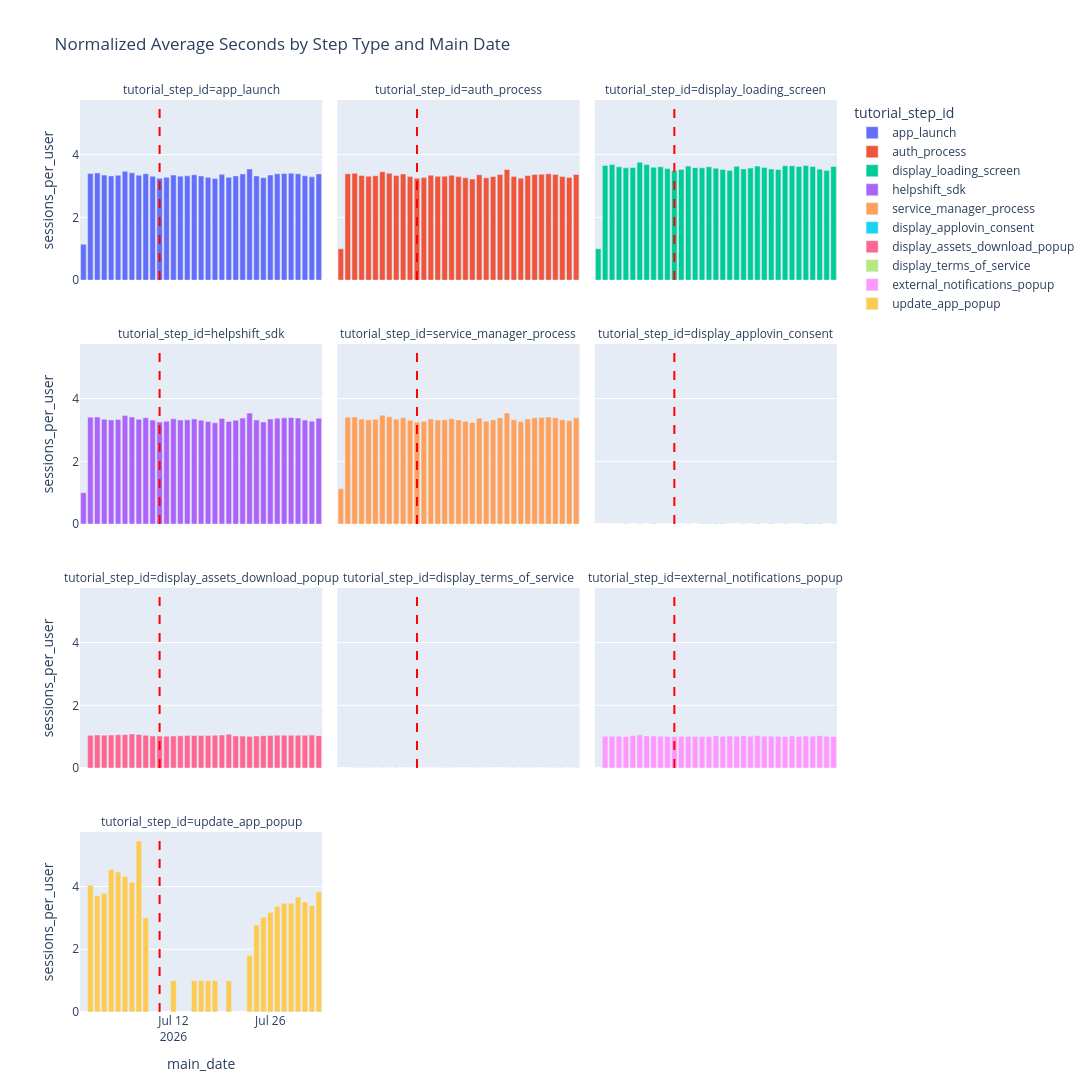

The cell this chart's notebook holds for it:
### Markdown cell above
#### AND

### Code cell
fig = px.bar(data_bootstrap_agg_cmpt[data_bootstrap_agg_cmpt.platform == 'AND'], 
              x='main_date', 
              y='sessions_per_user',
              color='tutorial_step_id',
              title='Normalized Average Seconds by Step Type and Main Date',
              facet_col='tutorial_step_id',
              facet_col_wrap=3,
              width=1400,
              height=1200,
              hover_data={'unique_users': True, 'main_date': True, 'tutorial_step_id': True, 'sessions_per_user':True},
)

# draw a vertical line at the date 2026-07-10 to indicate the start of the cohort window
fig.add_vline(x='2026-07-10', line_dash="dash", line_color="red")

fig.show()

### Figure 1 — Plotly figure (JSON) as saved in the notebook; plotly's stock layout.template omitted (floating-point values rounded to 4 significant figures)
{"data": [{"customdata": [[7, "app_launch"], [30936, "app_launch"], [30617, "app_launch"], [30585, "app_launch"], [30079, "app_launch"], [29396, "app_launch"], [30328, "app_launch"], [30255, "app_launch"], [30525, "app_launch"], [30294, "app_launch"], [30241, "app_launch"], [29783, "app_launch"], [29356, "app_launch"], [30014, "app_launch"], [29916, "app_launch"], [29977, "app_launch"], [29469, "app_launch"], [29151, "app_launch"], [28878, "app_launch"], [28508, "app_launch"], [28878, "app_launch"], [28879, "app_launch"], [28760, "app_launch"], [28614, "app_launch"], [28478, "app_launch"], [27947, "app_launch"], [27400, "app_launch"], [28187, "app_launch"], [27800, "app_launch"], [27580, "app_launch"], [27444, "app_launch"], [27136, "app_launch"], [26889, "app_launch"], [26181, "app_launch"], [26669, "app_launch"]], "hovertemplate": "tutorial_step_id=%{customdata[1]}<br>main_date=%{x}<br>sessions_per_user=%{y}<br>unique_users=%{customdata[0]}<extra></extra>", "legendgroup": "app_launch", "marker": {"color": "#636efa", "pattern": {"shape": ""}}, "name": "app_launch", "orientation": "v", "showlegend": true, "textposition": "auto", "type": "bar", "x": ["2026-06-29", "2026-06-30", "2026-07-01", "2026-07-02", "2026-07-03", "2026-07-04", "2026-07-05", "2026-07-06", "2026-07-07", "2026-07-08", "2026-07-09", "2026-07-10", "2026-07-11", "2026-07-12", "2026-07-13", "2026-07-14", "2026-07-15", "2026-07-16", "2026-07-17", "2026-07-18", "2026-07-19", "2026-07-20", "2026-07-21", "2026-07-22", "2026-07-23", "2026-07-24", "2026-07-25", "2026-07-26", "2026-07-27", "2026-07-28", "2026-07-29", "2026-07-30", "2026-07-31", "2026-08-01", "2026-08-02"], "xaxis": "x10", "y": [1.143, 3.403, 3.417, 3.349, 3.323, 3.34, 3.47, 3.42, 3.345, 3.392, 3.31, 3.249, 3.276, 3.35, 3.315, 3.324, 3.359, 3.321, 3.277, 3.238, 3.373, 3.277, 3.323, 3.385, 3.542, 3.323, 3.267, 3.35, 3.389, 3.398, 3.411, 3.39, 3.325, 3.292, 3.387], "yaxis": "y10"}, {"customdata": [[9, "auth_process"], [30887, "auth_process"], [30566, "auth_process"], [30541, "auth_process"], [30042, "auth_process"], [29342, "auth_process"], [30270, "auth_process"], [30198, "auth_process"], [30475, "auth_process"], [30243, "auth_process"], [30188, "auth_process"], [29725, "auth_process"], [29321, "auth_process"], [29958, "auth_process"], [29851, "auth_process"], [29920, "auth_process"], [29426, "auth_process"], [29103, "auth_process"], [28824, "auth_process"], [28452, "auth_process"], [28824, "auth_process"], [28805, "auth_process"], [28714, "auth_process"], [28568, "auth_process"], [28416, "auth_process"], [27889, "auth_process"], [27360, "auth_process"], [28131, "auth_process"], [27771, "auth_process"], [27558, "auth_process"], [27409, "auth_process"], [27107, "auth_process"], [26857, "auth_process"], [26161, "auth_process"], [26647, "auth_process"]], "hovertemplate": "tutorial_step_id=%{customdata[1]}<br>main_date=%{x}<br>sessions_per_user=%{y}<br>unique_users=%{customdata[0]}<extra></extra>", "legendgroup": "auth_process", "marker": {"color": "#EF553B", "pattern": {"shape": ""}}, "name": "auth_process", "orientation": "v", "showlegend": true, "textposition": "auto", "type": "bar", "x": ["2026-06-29", "2026-06-30", "2026-07-01", "2026-07-02", "2026-07-03", "2026-07-04", "2026-07-05", "2026-07-06", "2026-07-07", "2026-07-08", "2026-07-09", "2026-07-10", "2026-07-11", "2026-07-12", "2026-07-13", "2026-07-14", "2026-07-15", "2026-07-16", "2026-07-17", "2026-07-18", "2026-07-19", "2026-07-20", "2026-07-21", "2026-07-22", "2026-07-23", "2026-07-24", "2026-07-25", "2026-07-26", "2026-07-27", "2026-07-28", "2026-07-29", "2026-07-30", "2026-07-31", "2026-08-01", "2026-08-02"], "xaxis": "x11", "y": [1.0, 3.395, 3.407, 3.336, 3.309, 3.326, 3.455, 3.407, 3.333, 3.382, 3.305, 3.246, 3.269, 3.345, 3.308, 3.313, 3.343, 3.3, 3.26, 3.221, 3.359, 3.264, 3.302, 3.369, 3.529, 3.307, 3.248, 3.336, 3.368, 3.379, 3.392, 3.369, 3.308, 3.273, 3.367], "yaxis": "y11"}, {"customdata": [[4, "display_loading_screen"], [29960, "display_loading_screen"], [29761, "display_loading_screen"], [29783, "display_loading_screen"], [29325, "display_loading_screen"], [28679, "display_loading_screen"], [29517, "display_loading_screen"], [29535, "display_loading_screen"], [29620, "display_loading_screen"], [29397, "display_loading_screen"], [29241, "display_loading_screen"], [28796, "display_loading_screen"], [28378, "display_loading_screen"], [29020, "display_loading_screen"], [29016, "display_loading_screen"], [29061, "display_loading_screen"], [28555, "display_loading_screen"], [28185, "display_loading_screen"], [27928, "display_loading_screen"], [27603, "display_loading_screen"], [28139, "display_loading_screen"], [27953, "display_loading_screen"], [27867, "display_loading_screen"], [27744, "display_loading_screen"], [27202, "display_loading_screen"], [26716, "display_loading_screen"], [26414, "display_loading_screen"], [27199, "display_loading_screen"], [27182, "display_loading_screen"], [27081, "display_loading_screen"], [26855, "display_loading_screen"], [26594, "display_loading_screen"], [26387, "display_loading_screen"], [25829, "display_loading_screen"], [26318, "display_loading_screen"]], "hovertemplate": "tutorial_step_id=%{customdata[1]}<br>main_date=%{x}<br>sessions_per_user=%{y}<br>unique_users=%{customdata[0]}<extra></extra>", "legendgroup": "display_loading_screen", "marker": {"color": "#00cc96", "pattern": {"shape": ""}}, "name": "display_loading_screen", "orientation": "v", "showlegend": true, "textposition": "auto", "type": "bar", "x": ["2026-06-29", "2026-06-30", "2026-07-01", "2026-07-02", "2026-07-03", "2026-07-04", "2026-07-05", "2026-07-06", "2026-07-07", "2026-07-08", "2026-07-09", "2026-07-10", "2026-07-11", "2026-07-12", "2026-07-13", "2026-07-14", "2026-07-15", "2026-07-16", "2026-07-17", "2026-07-18", "2026-07-19", "2026-07-20", "2026-07-21", "2026-07-22", "2026-07-23", "2026-07-24", "2026-07-25", "2026-07-26", "2026-07-27", "2026-07-28", "2026-07-29", "2026-07-30", "2026-07-31", "2026-08-01", "2026-08-02"], "xaxis": "x12", "y": [1.0, 3.658, 3.684, 3.612, 3.579, 3.59, 3.758, 3.689, 3.596, 3.616, 3.555, 3.485, 3.529, 3.635, 3.586, 3.581, 3.613, 3.566, 3.528, 3.494, 3.631, 3.546, 3.571, 3.635, 3.593, 3.542, 3.527, 3.65, 3.645, 3.623, 3.654, 3.622, 3.537, 3.493, 3.621], "yaxis": "y12"}, {"customdata": [[12, "helpshift_sdk"], [30789, "helpshift_sdk"], [30481, "helpshift_sdk"], [30473, "helpshift_sdk"], [29949, "helpshift_sdk"], [29271, "helpshift_sdk"], [30190, "helpshift_sdk"], [30096, "helpshift_sdk"], [30357, "helpshift_sdk"], [30154, "helpshift_sdk"], [30112, "helpshift_sdk"], [29638, "helpshift_sdk"], [29244, "helpshift_sdk"], [29854, "helpshift_sdk"], [29782, "helpshift_sdk"], [29825, "helpshift_sdk"], [29332, "helpshift_sdk"], [29009, "helpshift_sdk"], [28716, "helpshift_sdk"], [28368, "helpshift_sdk"], [28738, "helpshift_sdk"], [28719, "helpshift_sdk"], [28630, "helpshift_sdk"], [28481, "helpshift_sdk"], [28324, "helpshift_sdk"], [27772, "helpshift_sdk"], [27291, "helpshift_sdk"], [28036, "helpshift_sdk"], [27712, "helpshift_sdk"], [27503, "helpshift_sdk"], [27340, "helpshift_sdk"], [27044, "helpshift_sdk"], [26813, "helpshift_sdk"], [26131, "helpshift_sdk"], [26598, "helpshift_sdk"]], "hovertemplate": "tutorial_step_id=%{customdata[1]}<br>main_date=%{x}<br>sessions_per_user=%{y}<br>unique_users=%{customdata[0]}<extra></extra>", "legendgroup": "helpshift_sdk", "marker": {"color": "#ab63fa", "pattern": {"shape": ""}}, "name": "helpshift_sdk", "orientation": "v", "showlegend": true, "textposition": "auto", "type": "bar", "x": ["2026-06-29", "2026-06-30", "2026-07-01", "2026-07-02", "2026-07-03", "2026-07-04", "2026-07-05", "2026-07-06", "2026-07-07", "2026-07-08", "2026-07-09", "2026-07-10", "2026-07-11", "2026-07-12", "2026-07-13", "2026-07-14", "2026-07-15", "2026-07-16", "2026-07-17", "2026-07-18", "2026-07-19", "2026-07-20", "2026-07-21", "2026-07-22", "2026-07-23", "2026-07-24", "2026-07-25", "2026-07-26", "2026-07-27", "2026-07-28", "2026-07-29", "2026-07-30", "2026-07-31", "2026-08-01", "2026-08-02"], "xaxis": "x7", "y": [1.0, 3.406, 3.417, 3.343, 3.32, 3.335, 3.465, 3.418, 3.346, 3.39, 3.315, 3.255, 3.28, 3.357, 3.318, 3.323, 3.354, 3.311, 3.272, 3.232, 3.37, 3.273, 3.313, 3.378, 3.541, 3.321, 3.258, 3.348, 3.377, 3.387, 3.4, 3.378, 3.315, 3.279, 3.374], "yaxis": "y7"}, {"customdata": [[8, "service_manager_process"], [30925, "service_manager_process"], [30607, "service_manager_process"], [30577, "service_manager_process"], [30070, "service_manager_process"], [29388, "service_manager_process"], [30320, "service_manager_process"], [30254, "service_manager_process"], [30514, "service_manager_process"], [30288, "service_manager_process"], [30231, "service_manager_process"], [29774, "service_manager_process"], [29352, "service_manager_process"], [30008, "service_manager_process"], [29903, "service_manager_process"], [29970, "service_manager_process"], [29462, "service_manager_process"], [29149, "service_manager_process"], [28873, "service_manager_process"], [28500, "service_manager_process"], [28875, "service_manager_process"], [28869, "service_manager_process"], [28757, "service_manager_process"], [28609, "service_manager_process"], [28472, "service_manager_process"], [27939, "service_manager_process"], [27396, "service_manager_process"], [28180, "service_manager_process"], [27789, "service_manager_process"], [27577, "service_manager_process"], [27440, "service_manager_process"], [27132, "service_manager_process"], [26890, "service_manager_process"], [26180, "service_manager_process"], [26669, "service_manager_process"]], "hovertemplate": "tutorial_step_id=%{customdata[1]}<br>main_date=%{x}<br>sessions_per_user=%{y}<br>unique_users=%{customdata[0]}<extra></extra>", "legendgroup": "service_manager_process", "marker": {"color": "#FFA15A", "pattern": {"shape": ""}}, "name": "service_manager_process", "orientation": "v", "showlegend": true, "textposition": "auto", "type": "bar", "x": ["2026-06-29", "2026-06-30", "2026-07-01", "2026-07-02", "2026-07-03", "2026-07-04", "2026-07-05", "2026-07-06", "2026-07-07", "2026-07-08", "2026-07-09", "2026-07-10", "2026-07-11", "2026-07-12", "2026-07-13", "2026-07-14", "2026-07-15", "2026-07-16", "2026-07-17", "2026-07-18", "2026-07-19", "2026-07-20", "2026-07-21", "2026-07-22", "2026-07-23", "2026-07-24", "2026-07-25", "2026-07-26", "2026-07-27", "2026-07-28", "2026-07-29", "2026-07-30", "2026-07-31", "2026-08-01", "2026-08-02"], "xaxis": "x8", "y": [1.125, 3.404, 3.417, 3.35, 3.324, 3.341, 3.471, 3.42, 3.346, 3.392, 3.311, 3.25, 3.276, 3.35, 3.316, 3.324, 3.359, 3.321, 3.277, 3.238, 3.373, 3.278, 3.324, 3.385, 3.542, 3.324, 3.267, 3.351, 3.39, 3.398, 3.411, 3.39, 3.324, 3.292, 3.388], "yaxis": "y8"}, {"customdata": [[524, "display_applovin_consent"], [453, "display_applovin_consent"], [467, "display_applovin_consent"], [435, "display_applovin_consent"], [414, "display_applovin_consent"], [368, "display_applovin_consent"], [383, "display_applovin_consent"], [499, "display_applovin_consent"], [543, "display_applovin_consent"], [598, "display_applovin_consent"], [624, "display_applovin_consent"], [642, "display_applovin_consent"], [662, "display_applovin_consent"], [585, "display_applovin_consent"], [457, "display_applovin_consent"], [352, "display_applovin_consent"], [292, "display_applovin_consent"], [294, "display_applovin_consent"], [286, "display_applovin_consent"], [283, "display_applovin_consent"], [269, "display_applovin_consent"], [266, "display_applovin_consent"], [302, "display_applovin_consent"], [308, "display_applovin_consent"], [294, "display_applovin_consent"], [240, "display_applovin_consent"], [303, "display_applovin_consent"], [268, "display_applovin_consent"], [263, "display_applovin_consent"], [261, "display_applovin_consent"], [234, "display_applovin_consent"], [237, "display_applovin_consent"], [261, "display_applovin_consent"], [240, "display_applovin_consent"]], "hovertemplate": "tutorial_step_id=%{customdata[1]}<br>main_date=%{x}<br>sessions_per_user=%{y}<br>unique_users=%{customdata[0]}<extra></extra>", "legendgroup": "display_applovin_consent", "marker": {"color": "#19d3f3", "pattern": {"shape": ""}}, "name": "display_applovin_consent", "orientation": "v", "showlegend": true, "textposition": "auto", "type": "bar", "x": ["2026-06-30", "2026-07-01", "2026-07-02", "2026-07-03", "2026-07-04", "2026-07-05", "2026-07-06", "2026-07-07", "2026-07-08", "2026-07-09", "2026-07-10", "2026-07-11", "2026-07-12", "2026-07-13", "2026-07-14", "2026-07-15", "2026-07-16", "2026-07-17", "2026-07-18", "2026-07-19", "2026-07-20", "2026-07-21", "2026-07-22", "2026-07-23", "2026-07-24", "2026-07-25", "2026-07-26", "2026-07-27", "2026-07-28", "2026-07-29", "2026-07-30", "2026-07-31", "2026-08-01", "2026-08-02"], "xaxis": "x9", "y": [0.001908, 0.004415, 0.004283, 0.006897, 0.002415, 0.01359, 0.002611, 0.008016, 0.001842, 0.005017, 0.004808, 0.004673, 0.009063, 0.0, 0.008753, 0.008523, 0.01027, 0.006803, 0.003497, 0.003534, 0.01115, 0.0, 0.006623, 0.003247, 0.006803, 0.004167, 0.006601, 0.003731, 0.003802, 0.01533, 0.008547, 0.008439, 0.003831, 0.008333], "yaxis": "y9"}, {"customdata": [[2985, "display_assets_download_popup"], [2043, "display_assets_download_popup"], [1795, "display_assets_download_popup"], [1638, "display_assets_download_popup"], [1499, "display_assets_download_popup"], [1580, "display_assets_download_popup"], [3147, "display_assets_download_popup"], [2236, "display_assets_download_popup"], [2768, "display_assets_download_popup"], [4834, "display_assets_download_popup"], [7515, "display_assets_download_popup"], [10705, "display_assets_download_popup"], [6636, "display_assets_download_popup"], [4245, "display_assets_download_popup"], [2928, "display_assets_download_popup"], [2121, "display_assets_download_popup"], [1673, "display_assets_download_popup"], [1541, "display_assets_download_popup"], [1420, "display_assets_download_popup"], [1437, "display_assets_download_popup"], [1891, "display_assets_download_popup"], [4636, "display_assets_download_popup"], [6908, "display_assets_download_popup"], [15062, "display_assets_download_popup"], [5259, "display_assets_download_popup"], [2620, "display_assets_download_popup"], [2205, "display_assets_download_popup"], [1589, "display_assets_download_popup"], [1242, "display_assets_download_popup"], [1127, "display_assets_download_popup"], [939, "display_assets_download_popup"], [937, "display_assets_download_popup"], [883, "display_assets_download_popup"], [932, "display_assets_download_popup"]], "hovertemplate": "tutorial_step_id=%{customdata[1]}<br>main_date=%{x}<br>sessions_per_user=%{y}<br>unique_users=%{customdata[0]}<extra></extra>", "legendgroup": "display_assets_download_popup", "marker": {"color": "#FF6692", "pattern": {"shape": ""}}, "name": "display_assets_download_popup", "orientation": "v", "showlegend": true, "textposition": "auto", "type": "bar", "x": ["2026-06-30", "2026-07-01", "2026-07-02", "2026-07-03", "2026-07-04", "2026-07-05", "2026-07-06", "2026-07-07", "2026-07-08", "2026-07-09", "2026-07-10", "2026-07-11", "2026-07-12", "2026-07-13", "2026-07-14", "2026-07-15", "2026-07-16", "2026-07-17", "2026-07-18", "2026-07-19", "2026-07-20", "2026-07-21", "2026-07-22", "2026-07-23", "2026-07-24", "2026-07-25", "2026-07-26", "2026-07-27", "2026-07-28", "2026-07-29", "2026-07-30", "2026-07-31", "2026-08-01", "2026-08-02"], "xaxis": "x4", "y": [1.044, 1.055, 1.049, 1.052, 1.061, 1.065, 1.085, 1.068, 1.044, 1.023, 1.024, 1.016, 1.023, 1.028, 1.035, 1.038, 1.037, 1.04, 1.046, 1.053, 1.077, 1.025, 1.019, 1.009, 1.021, 1.031, 1.035, 1.045, 1.045, 1.042, 1.042, 1.044, 1.051, 1.032], "yaxis": "y4"}, {"customdata": [[207, "display_terms_of_service"], [172, "display_terms_of_service"], [168, "display_terms_of_service"], [166, "display_terms_of_service"], [179, "display_terms_of_service"], [172, "display_terms_of_service"], [163, "display_terms_of_service"], [239, "display_terms_of_service"], [278, "display_terms_of_service"], [251, "display_terms_of_service"], [257, "display_terms_of_service"], [252, "display_terms_of_service"], [261, "display_terms_of_service"], [257, "display_terms_of_service"], [178, "display_terms_of_service"], [109, "display_terms_of_service"], [89, "display_terms_of_service"], [88, "display_terms_of_service"], [90, "display_terms_of_service"], [108, "display_terms_of_service"], [77, "display_terms_of_service"], [98, "display_terms_of_service"], [105, "display_terms_of_service"], [89, "display_terms_of_service"], [98, "display_terms_of_service"], [83, "display_terms_of_service"], [113, "display_terms_of_service"], [100, "display_terms_of_service"], [101, "display_terms_of_service"], [94, "display_terms_of_service"], [85, "display_terms_of_service"], [97, "display_terms_of_service"], [92, "display_terms_of_service"], [90, "display_terms_of_service"]], "hovertemplate": "tutorial_step_id=%{customdata[1]}<br>main_date=%{x}<br>sessions_per_user=%{y}<br>unique_users=%{customdata[0]}<extra></extra>", "legendgroup": "display_terms_of_service", "marker": {"color": "#B6E880", "pattern": {"shape": ""}}, "name": "display_terms_of_service", "orientation": "v", "showlegend": true, "textposition": "auto", "type": "bar", "x": ["2026-06-30", "2026-07-01", "2026-07-02", "2026-07-03", "2026-07-04", "2026-07-05", "2026-07-06", "2026-07-07", "2026-07-08", "2026-07-09", "2026-07-10", "2026-07-11", "2026-07-12", "2026-07-13", "2026-07-14", "2026-07-15", "2026-07-16", "2026-07-17", "2026-07-18", "2026-07-19", "2026-07-20", "2026-07-21", "2026-07-22", "2026-07-23", "2026-07-24", "2026-07-25", "2026-07-26", "2026-07-27", "2026-07-28", "2026-07-29", "2026-07-30", "2026-07-31", "2026-08-01", "2026-08-02"], "xaxis": "x5", "y": [0.0, 0.005814, 0.005952, 0.006024, 0.0, 0.005814, 0.0, 0.008368, 0.0, 0.003984, 0.003891, 0.003968, 0.003831, 0.0, 0.01124, 0.009174, 0.0, 0.0, 0.0, 0.009259, 0.0, 0.0, 0.0, 0.0, 0.0102, 0.0, 0.00885, 0.0, 0.0, 0.01064, 0.01176, 0.01031, 0.0, 0.01111], "yaxis": "y5"}, {"customdata": [[524, "external_notifications_popup"], [449, "external_notifications_popup"], [475, "external_notifications_popup"], [443, "external_notifications_popup"], [406, "external_notifications_popup"], [384, "external_notifications_popup"], [371, "external_notifications_popup"], [460, "external_notifications_popup"], [506, "external_notifications_popup"], [567, "external_notifications_popup"], [582, "external_notifications_popup"], [603, "external_notifications_popup"], [632, "external_notifications_popup"], [539, "external_notifications_popup"], [467, "external_notifications_popup"], [349, "external_notifications_popup"], [268, "external_notifications_popup"], [300, "external_notifications_popup"], [293, "external_notifications_popup"], [312, "external_notifications_popup"], [287, "external_notifications_popup"], [297, "external_notifications_popup"], [284, "external_notifications_popup"], [295, "external_notifications_popup"], [294, "external_notifications_popup"], [253, "external_notifications_popup"], [334, "external_notifications_popup"], [283, "external_notifications_popup"], [272, "external_notifications_popup"], [253, "external_notifications_popup"], [235, "external_notifications_popup"], [252, "external_notifications_popup"], [265, "external_notifications_popup"], [259, "external_notifications_popup"]], "hovertemplate": "tutorial_step_id=%{customdata[1]}<br>main_date=%{x}<br>sessions_per_user=%{y}<br>unique_users=%{customdata[0]}<extra></extra>", "legendgroup": "external_notifications_popup", "marker": {"color": "#FF97FF", "pattern": {"shape": ""}}, "name": "external_notifications_popup", "orientation": "v", "showlegend": true, "textposition": "auto", "type": "bar", "x": ["2026-06-30", "2026-07-01", "2026-07-02", "2026-07-03", "2026-07-04", "2026-07-05", "2026-07-06", "2026-07-07", "2026-07-08", "2026-07-09", "2026-07-10", "2026-07-11", "2026-07-12", "2026-07-13", "2026-07-14", "2026-07-15", "2026-07-16", "2026-07-17", "2026-07-18", "2026-07-19", "2026-07-20", "2026-07-21", "2026-07-22", "2026-07-23", "2026-07-24", "2026-07-25", "2026-07-26", "2026-07-27", "2026-07-28", "2026-07-29", "2026-07-30", "2026-07-31", "2026-08-01", "2026-08-02"], "xaxis": "x6", "y": [1.013, 1.011, 1.013, 1.005, 1.037, 1.06, 1.024, 1.022, 1.016, 1.009, 1.005, 1.01, 1.014, 1.002, 1.009, 1.006, 1.03, 1.01, 1.02, 1.013, 1.031, 1.01, 1.039, 1.017, 1.014, 1.012, 1.006, 1.025, 1.007, 1.02, 1.013, 1.028, 1.015, 1.008], "yaxis": "y6"}, {"customdata": [[158, "update_app_popup"], [153, "update_app_popup"], [143, "update_app_popup"], [120, "update_app_popup"], [117, "update_app_popup"], [124, "update_app_popup"], [121, "update_app_popup"], [112, "update_app_popup"], [50, "update_app_popup"], [2, "update_app_popup"], [2, "update_app_popup"], [2, "update_app_popup"], [2, "update_app_popup"], [2, "update_app_popup"], [2, "update_app_popup"], [1146, "update_app_popup"], [779, "update_app_popup"], [488, "update_app_popup"], [407, "update_app_popup"], [319, "update_app_popup"], [275, "update_app_popup"], [242, "update_app_popup"], [223, "update_app_popup"], [218, "update_app_popup"], [205, "update_app_popup"], [167, "update_app_popup"]], "hovertemplate": "tutorial_step_id=%{customdata[1]}<br>main_date=%{x}<br>sessions_per_user=%{y}<br>unique_users=%{customdata[0]}<extra></extra>", "legendgroup": "update_app_popup", "marker": {"color": "#FECB52", "pattern": {"shape": ""}}, "name": "update_app_popup", "orientation": "v", "showlegend": true, "textposition": "auto", "type": "bar", "x": ["2026-06-30", "2026-07-01", "2026-07-02", "2026-07-03", "2026-07-04", "2026-07-05", "2026-07-06", "2026-07-07", "2026-07-08", "2026-07-12", "2026-07-15", "2026-07-16", "2026-07-17", "2026-07-18", "2026-07-20", "2026-07-23", "2026-07-24", "2026-07-25", "2026-07-26", "2026-07-27", "2026-07-28", "2026-07-29", "2026-07-30", "2026-07-31", "2026-08-01", "2026-08-02"], "xaxis": "x", "y": [4.044, 3.706, 3.783, 4.542, 4.462, 4.323, 4.14, 5.455, 3.0, 1.0, 1.0, 1.0, 1.0, 1.0, 1.0, 1.804, 2.773, 3.02, 3.174, 3.373, 3.465, 3.471, 3.664, 3.509, 3.39, 3.826], "yaxis": "y"}], "layout": {"annotations": [{"showarrow": false, "text": "tutorial_step_id=update_app_popup", "x": 0.16, "xanchor": "center", "xref": "paper", "y": 0.1975, "yanchor": "bottom", "yref": "paper"}, {"showarrow": false, "text": "tutorial_step_id=display_assets_download_popup", "x": 0.16, "xanchor": "center", "xref": "paper", "y": 0.465, "yanchor": "bottom", "yref": "paper"}, {"showarrow": false, "text": "tutorial_step_id=display_terms_of_service", "x": 0.5, "xanchor": "center", "xref": "paper", "y": 0.465, "yanchor": "bottom", "yref": "paper"}, {"showarrow": false, "text": "tutorial_step_id=external_notifications_popup", "x": 0.84, "xanchor": "center", "xref": "paper", "y": 0.465, "yanchor": "bottom", "yref": "paper"}, {"showarrow": false, "text": "tutorial_step_id=helpshift_sdk", "x": 0.16, "xanchor": "center", "xref": "paper", "y": 0.7325, "yanchor": "bottom", "yref": "paper"}, {"showarrow": false, "text": "tutorial_step_id=service_manager_process", "x": 0.5, "xanchor": "center", "xref": "paper", "y": 0.7325, "yanchor": "bottom", "yref": "paper"}, {"showarrow": false, "text": "tutorial_step_id=display_applovin_consent", "x": 0.84, "xanchor": "center", "xref": "paper", "y": 0.7325, "yanchor": "bottom", "yref": "paper"}, {"showarrow": false, "text": "tutorial_step_id=app_launch", "x": 0.16, "xanchor": "center", "xref": "paper", "y": 1, "yanchor": "bottom", "yref": "paper"}, {"showarrow": false, "text": "tutorial_step_id=auth_process", "x": 0.5, "xanchor": "center", "xref": "paper", "y": 1, "yanchor": "bottom", "yref": "paper"}, {"showarrow": false, "text": "tutorial_step_id=display_loading_screen", "x": 0.84, "xanchor": "center", "xref": "paper", "y": 1, "yanchor": "bottom", "yref": "paper"}], "barmode": "relative", "height": 1200, "legend": {"title": {"text": "tutorial_step_id"}, "tracegroupgap": 0}, "shapes": [{"line": {"color": "red", "dash": "dash"}, "type": "line", "x0": "2026-07-10", "x1": "2026-07-10", "xref": "x", "y0": 0, "y1": 1, "yref": "y domain"}, {"line": {"color": "red", "dash": "dash"}, "type": "line", "x0": "2026-07-10", "x1": "2026-07-10", "xref": "x4", "y0": 0, "y1": 1, "yref": "y4 domain"}, {"line": {"color": "red", "dash": "dash"}, "type": "line", "x0": "2026-07-10", "x1": "2026-07-10", "xref": "x5", "y0": 0, "y1": 1, "yref": "y5 domain"}, {"line": {"color": "red", "dash": "dash"}, "type": "line", "x0": "2026-07-10", "x1": "2026-07-10", "xref": "x6", "y0": 0, "y1": 1, "yref": "y6 domain"}, {"line": {"color": "red", "dash": "dash"}, "type": "line", "x0": "2026-07-10", "x1": "2026-07-10", "xref": "x7", "y0": 0, "y1": 1, "yref": "y7 domain"}, {"line": {"color": "red", "dash": "dash"}, "type": "line", "x0": "2026-07-10", "x1": "2026-07-10", "xref": "x8", "y0": 0, "y1": 1, "yref": "y8 domain"}, {"line": {"color": "red", "dash": "dash"}, "type": "line", "x0": "2026-07-10", "x1": "2026-07-10", "xref": "x9", "y0": 0, "y1": 1, "yref": "y9 domain"}, {"line": {"color": "red", "dash": "dash"}, "type": "line", "x0": "2026-07-10", "x1": "2026-07-10", "xref": "x10", "y0": 0, "y1": 1, "yref": "y10 domain"}, {"line": {"color": "red", "dash": "dash"}, "type": "line", "x0": "2026-07-10", "x1": "2026-07-10", "xref": "x11", "y0": 0, "y1": 1, "yref": "y11 domain"}, {"line": {"color": "red", "dash": "dash"}, "type": "line", "x0": "2026-07-10", "x1": "2026-07-10", "xref": "x12", "y0": 0, "y1": 1, "yref": "y12 domain"}], "title": {"text": "Normalized Average Seconds by Step Type and Main Date"}, "width": 1400, "xaxis": {"anchor": "y", "domain": [0, 0.32], "title": {"text": "main_date"}}, "xaxis10": {"anchor": "y10", "domain": [0, 0.32], "matches": "x", "showticklabels": false}, "xaxis11": {"anchor": "y11", "domain": [0.34, 0.66], "matches": "x", "showticklabels": false}, "xaxis12": {"anchor": "y12", "domain": [0.68, 1.0], "matches": "x", "showticklabels": false}, "xaxis2": {"anchor": "y2", "domain": [0.34, 0.66], "matches": "x", "title": {"text": "main_date"}}, "xaxis3": {"anchor": "y3", "domain": [0.68, 1.0], "matches": "x", "title": {"text": "main_date"}}, "xaxis4": {"anchor": "y4", "domain": [0, 0.32], "matches": "x", "showticklabels": false}, "xaxis5": {"anchor": "y5", "domain": [0.34, 0.66], "matches": "x", "showticklabels": false}, "xaxis6": {"anchor": "y6", "domain": [0.68, 1.0], "matches": "x", "showticklabels": false}, "xaxis7": {"anchor": "y7", "domain": [0, 0.32], "matches": "x", "showticklabels": false}, "xaxis8": {"anchor": "y8", "domain": [0.34, 0.66], "matches": "x", "showticklabels": false}, "xaxis9": {"anchor": "y9", "domain": [0.68, 1.0], "matches": "x", "showticklabels": false}, "yaxis": {"anchor": "x", "domain": [0, 0.1975], "title": {"text": "sessions_per_user"}}, "yaxis10": {"anchor": "x10", "domain": [0.8025, 1], "matches": "y", "title": {"text": "sessions_per_user"}}, "yaxis11": {"anchor": "x11", "domain": [0.8025, 1], "matches": "y", "showticklabels": false}, "yaxis12": {"anchor": "x12", "domain": [0.8025, 1], "matches": "y", "showticklabels": false}, "yaxis2": {"anchor": "x2", "domain": [0, 0.1975], "matches": "y", "showticklabels": false}, "yaxis3": {"anchor": "x3", "domain": [0, 0.1975], "matches": "y", "showticklabels": false}, "yaxis4": {"anchor": "x4", "domain": [0.2675, 0.465], "matches": "y", "title": {"text": "sessions_per_user"}}, "yaxis5": {"anchor": "x5", "domain": [0.2675, 0.465], "matches": "y", "showticklabels": false}, "yaxis6": {"anchor": "x6", "domain": [0.2675, 0.465], "matches": "y", "showticklabels": false}, "yaxis7": {"anchor": "x7", "domain": [0.535, 0.7325], "matches": "y", "title": {"text": "sessions_per_user"}}, "yaxis8": {"anchor": "x8", "domain": [0.535, 0.7325], "matches": "y", "showticklabels": false}, "yaxis9": {"anchor": "x9", "domain": [0.535, 0.7325], "matches": "y", "showticklabels": false}}}
